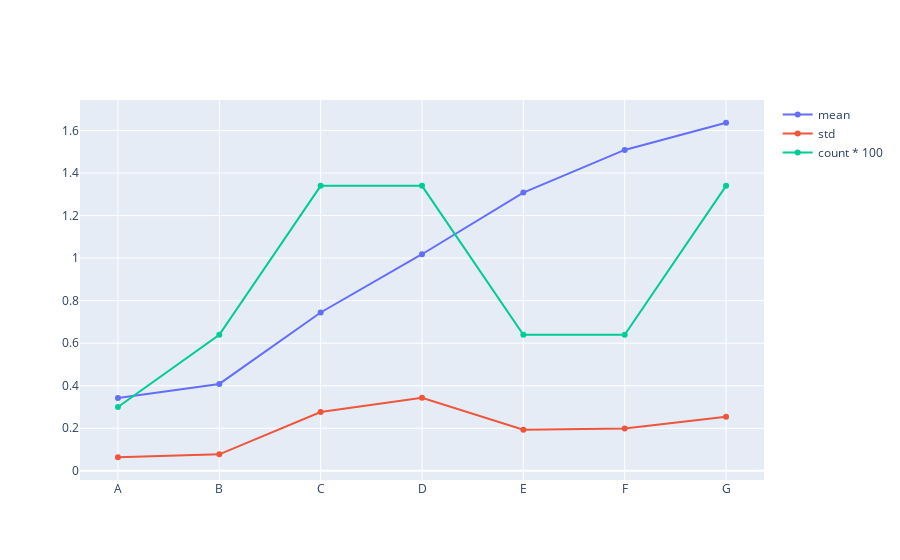

The notebook cell saved with this chart:
### Code cell
trace0 = go.Scatter(
    x = gdf["period"],
    y = gdf["mean"],
    mode = 'lines+markers',
    name = "mean"
)
trace1 = go.Scatter(
    x = gdf["period"],
    y = gdf["std"],
    mode = 'lines+markers',
    name = "std"
)
trace2 = go.Scatter(
    x = gdf["period"],
    y = gdf["count"]/100,
    mode = 'lines+markers',
    name = "count * 100"
)
data = [trace0,trace1,trace2]
py.iplot(data)

### Figure 1 — Plotly figure (JSON) as saved in the notebook; plotly's stock layout.template omitted (floating-point values rounded to 4 significant figures)
{"data": [{"mode": "lines+markers", "name": "mean", "type": "scatter", "x": ["A", "B", "C", "D", "E", "F", "G"], "y": [0.3427, 0.4086, 0.7445, 1.018, 1.308, 1.509, 1.637]}, {"mode": "lines+markers", "name": "std", "type": "scatter", "x": ["A", "B", "C", "D", "E", "F", "G"], "y": [0.06381, 0.07748, 0.2768, 0.3435, 0.1937, 0.1991, 0.2545]}, {"mode": "lines+markers", "name": "count * 100", "type": "scatter", "x": ["A", "B", "C", "D", "E", "F", "G"], "y": [0.3, 0.64, 1.34, 1.34, 0.64, 0.64, 1.34]}], "layout": {}}
